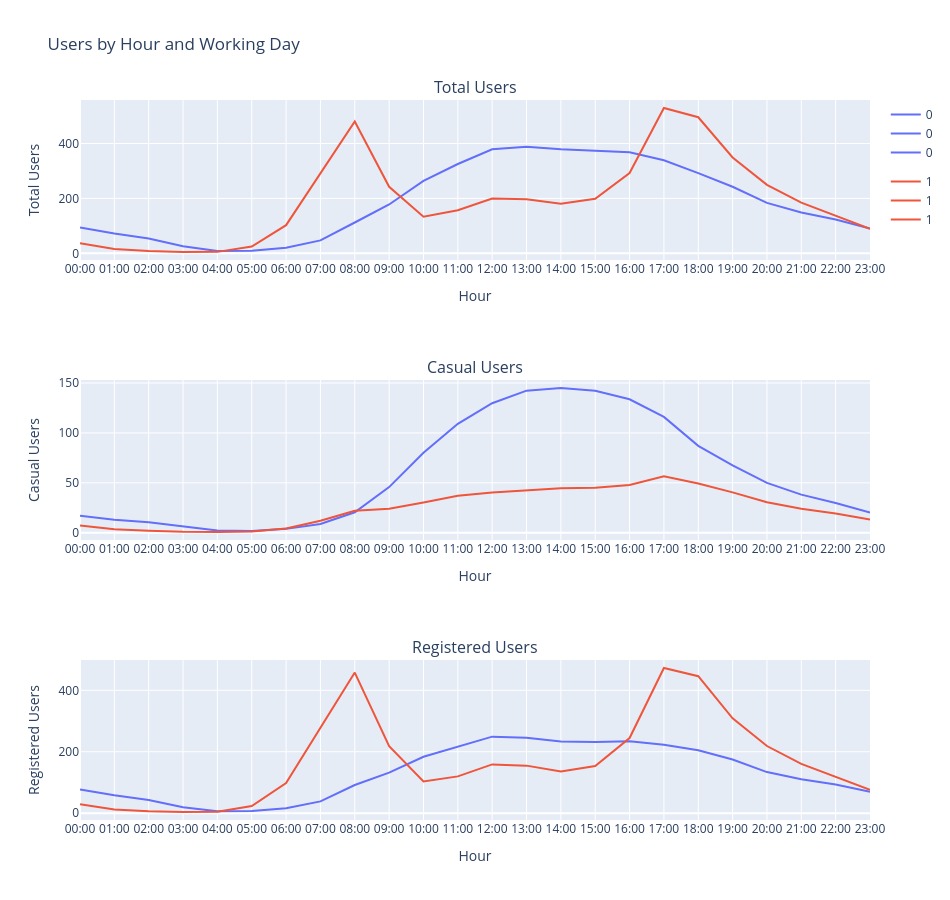

Notebook code for this chart:
### Code cell
#Create subplots
fig = make_subplots(rows=3, cols=1, shared_xaxes=False,
                    subplot_titles=("Total Users", "Casual Users", "Registered Users"))

df_hourly_line = df_eda.groupby(['hour', 'workingday'], as_index=False)[['count', 'casual', 'registered']].mean()

#Total Users
fig_total = px.line(df_hourly_line, x="hour", y="count", color="workingday")
for trace in fig_total.data:
    fig.add_trace(trace, row=1, col=1)

#Casual Users
fig_casual = px.line(df_hourly_line, x="hour", y="casual", color="workingday")
for trace in fig_casual.data:
    fig.add_trace(trace, row=2, col=1)

#Registered Users
fig_registered = px.line(df_hourly_line, x="hour", y="registered", color="workingday")
for trace in fig_registered.data:
    fig.add_trace(trace, row=3, col=1)

hours = [f"{h:02d}:00" for h in range(24)]

for i in range(1, 4):
    fig.update_xaxes(
        title_text="Hour", 
        row=i, 
        col=1,
        tickmode="array",
        tickvals=list(range(24)),
        ticktext=hours
        )

fig.update_yaxes(title_text="Total Users", row=1, col=1)
fig.update_yaxes(title_text="Casual Users", row=2, col=1)
fig.update_yaxes(title_text="Registered Users", row=3, col=1)

fig.update_layout(
    height=900,
    width=950,
    title_text="Users by Hour and Working Day",
    legend=dict(
        orientation="v",
        x=1.02,   
        y=1,
        xanchor="left",
        yanchor="top"
    )
)

fig.show()

### Figure 1 — Plotly figure (JSON) as saved in the notebook; plotly's stock layout.template omitted (floating-point values rounded to 4 significant figures)
{"data": [{"hovertemplate": "workingday=0<br>hour=%{x}<br>count=%{y}<extra></extra>", "legendgroup": "0", "line": {"color": "#636efa", "dash": "solid"}, "marker": {"symbol": "circle"}, "mode": "lines", "name": "0", "orientation": "v", "showlegend": true, "type": "scatter", "x": [0, 1, 2, 3, 4, 5, 6, 7, 8, 9, 10, 11, 12, 13, 14, 15, 16, 17, 18, 19, 20, 21, 22, 23], "xaxis": "x", "y": [94.49, 71.91, 53.75, 25.53, 8.545, 9.373, 19.99, 47.27, 112.3, 177.9, 263.8, 325.4, 379.1, 387.8, 378.7, 373.7, 367.6, 339.1, 292.2, 242.3, 183.8, 148.7, 123.4, 90.61], "yaxis": "y"}, {"hovertemplate": "workingday=1<br>hour=%{x}<br>count=%{y}<extra></extra>", "legendgroup": "1", "line": {"color": "#EF553B", "dash": "solid"}, "marker": {"symbol": "circle"}, "mode": "lines", "name": "1", "orientation": "v", "showlegend": true, "type": "scatter", "x": [0, 1, 2, 3, 4, 5, 6, 7, 8, 9, 10, 11, 12, 13, 14, 15, 16, 17, 18, 19, 20, 21, 22, 23], "xaxis": "x", "y": [36.73, 16.0, 8.436, 4.893, 5.364, 24.53, 102.6, 290.7, 479.9, 242.3, 133.6, 157.0, 199.3, 197.2, 180.4, 198.6, 292.5, 529.2, 495.5, 349.3, 249.4, 184.9, 138.3, 89.0], "yaxis": "y"}, {"hovertemplate": "workingday=0<br>hour=%{x}<br>casual=%{y}<extra></extra>", "legendgroup": "0", "line": {"color": "#636efa", "dash": "solid"}, "marker": {"symbol": "circle"}, "mode": "lines", "name": "0", "orientation": "v", "showlegend": true, "type": "scatter", "x": [0, 1, 2, 3, 4, 5, 6, 7, 8, 9, 10, 11, 12, 13, 14, 15, 16, 17, 18, 19, 20, 21, 22, 23], "xaxis": "x2", "y": [17.02, 13.05, 10.62, 6.299, 2.345, 1.824, 3.869, 8.717, 20.47, 45.73, 80.13, 109.1, 129.8, 142.4, 145.0, 142.2, 133.7, 116.0, 87.1, 67.56, 49.9, 38.17, 29.76, 20.35], "yaxis": "y2"}, {"hovertemplate": "workingday=1<br>hour=%{x}<br>casual=%{y}<extra></extra>", "legendgroup": "1", "line": {"color": "#EF553B", "dash": "solid"}, "marker": {"symbol": "circle"}, "mode": "lines", "name": "1", "orientation": "v", "showlegend": true, "type": "scatter", "x": [0, 1, 2, 3, 4, 5, 6, 7, 8, 9, 10, 11, 12, 13, 14, 15, 16, 17, 18, 19, 20, 21, 22, 23], "xaxis": "x2", "y": [7.174, 3.447, 2.102, 0.8789, 0.734, 1.287, 4.281, 11.94, 22.05, 24.05, 30.21, 37.1, 40.41, 42.22, 44.68, 45.18, 47.75, 56.51, 49.41, 40.46, 30.59, 24.09, 19.27, 13.18], "yaxis": "y2"}, {"hovertemplate": "workingday=0<br>hour=%{x}<br>registered=%{y}<extra></extra>", "legendgroup": "0", "line": {"color": "#636efa", "dash": "solid"}, "marker": {"symbol": "circle"}, "mode": "lines", "name": "0", "orientation": "v", "showlegend": true, "type": "scatter", "x": [0, 1, 2, 3, 4, 5, 6, 7, 8, 9, 10, 11, 12, 13, 14, 15, 16, 17, 18, 19, 20, 21, 22, 23], "xaxis": "x3", "y": [77.47, 58.86, 43.13, 19.24, 6.2, 7.549, 16.12, 38.55, 91.79, 132.2, 183.7, 216.3, 249.3, 245.5, 233.7, 231.5, 233.9, 223.1, 205.2, 174.8, 133.9, 110.6, 93.59, 70.26], "yaxis": "y3"}, {"hovertemplate": "workingday=1<br>hour=%{x}<br>registered=%{y}<extra></extra>", "legendgroup": "1", "line": {"color": "#EF553B", "dash": "solid"}, "marker": {"symbol": "circle"}, "mode": "lines", "name": "1", "orientation": "v", "showlegend": true, "type": "scatter", "x": [0, 1, 2, 3, 4, 5, 6, 7, 8, 9, 10, 11, 12, 13, 14, 15, 16, 17, 18, 19, 20, 21, 22, 23], "xaxis": "x3", "y": [29.56, 12.56, 6.334, 4.014, 4.63, 23.24, 98.3, 278.7, 457.9, 218.2, 103.4, 119.9, 158.9, 154.9, 135.7, 153.4, 244.7, 472.7, 446.1, 308.8, 218.8, 160.8, 119.1, 75.81], "yaxis": "y3"}], "layout": {"annotations": [{"font": {"size": 16}, "showarrow": false, "text": "Total Users", "x": 0.5, "xanchor": "center", "xref": "paper", "y": 1, "yanchor": "bottom", "yref": "paper"}, {"font": {"size": 16}, "showarrow": false, "text": "Casual Users", "x": 0.5, "xanchor": "center", "xref": "paper", "y": 0.6111, "yanchor": "bottom", "yref": "paper"}, {"font": {"size": 16}, "showarrow": false, "text": "Registered Users", "x": 0.5, "xanchor": "center", "xref": "paper", "y": 0.2222, "yanchor": "bottom", "yref": "paper"}], "height": 900, "legend": {"orientation": "v", "x": 1.02, "xanchor": "left", "y": 1, "yanchor": "top"}, "title": {"text": "Users by Hour and Working Day"}, "width": 950, "xaxis": {"anchor": "y", "domain": [0, 1], "tickmode": "array", "ticktext": ["00:00", "01:00", "02:00", "03:00", "04:00", "05:00", "06:00", "07:00", "08:00", "09:00", "10:00", "11:00", "12:00", "13:00", "14:00", "15:00", "16:00", "17:00", "18:00", "19:00", "20:00", "21:00", "22:00", "23:00"], "tickvals": [0, 1, 2, 3, 4, 5, 6, 7, 8, 9, 10, 11, 12, 13, 14, 15, 16, 17, 18, 19, 20, 21, 22, 23], "title": {"text": "Hour"}}, "xaxis2": {"anchor": "y2", "domain": [0, 1], "tickmode": "array", "ticktext": ["00:00", "01:00", "02:00", "03:00", "04:00", "05:00", "06:00", "07:00", "08:00", "09:00", "10:00", "11:00", "12:00", "13:00", "14:00", "15:00", "16:00", "17:00", "18:00", "19:00", "20:00", "21:00", "22:00", "23:00"], "tickvals": [0, 1, 2, 3, 4, 5, 6, 7, 8, 9, 10, 11, 12, 13, 14, 15, 16, 17, 18, 19, 20, 21, 22, 23], "title": {"text": "Hour"}}, "xaxis3": {"anchor": "y3", "domain": [0, 1], "tickmode": "array", "ticktext": ["00:00", "01:00", "02:00", "03:00", "04:00", "05:00", "06:00", "07:00", "08:00", "09:00", "10:00", "11:00", "12:00", "13:00", "14:00", "15:00", "16:00", "17:00", "18:00", "19:00", "20:00", "21:00", "22:00", "23:00"], "tickvals": [0, 1, 2, 3, 4, 5, 6, 7, 8, 9, 10, 11, 12, 13, 14, 15, 16, 17, 18, 19, 20, 21, 22, 23], "title": {"text": "Hour"}}, "yaxis": {"anchor": "x", "domain": [0.7778, 1], "title": {"text": "Total Users"}}, "yaxis2": {"anchor": "x2", "domain": [0.3889, 0.6111], "title": {"text": "Casual Users"}}, "yaxis3": {"anchor": "x3", "domain": [0, 0.2222], "title": {"text": "Registered Users"}}}}
